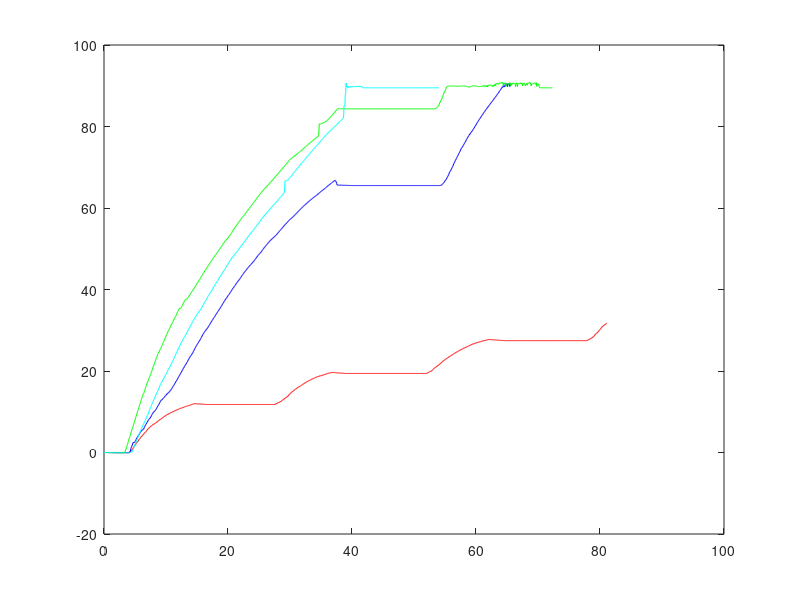

MATLAB code to generate this figure:
% load TSC10D.txt;
% x = TSC10D(:,1);
% y = TSC10D(:,2);
% plot(x,y)
% hold on
% load TSC10S.txt;
% x2 = TSC10S(:,1);
% y2 = TSC10S(:,2);
% plot(x2,y2)
% 
% load TSC10Up.txt;
% x3 = TSC10Up(:,1);
% y3 = TSC10Up(:,2);
% plot(x3,y3)
% 
% 
% % load Straight4.txt;
% % x4 = Straight4(:,1);
% % y4 = Straight4(:,2);
% % plot(x4,y4)
% % 
% % load Straight5.txt;
% % x5 = Straight5(:,1);
% % y5 = Straight5(:,2);
% % plot(x5,y5)
% line([11 30] , [0 0]);
% hold off
% load OrientationCont2.txt;
% x = OrientationCont2(:,1);
% y = OrientationCont2(:,2);
% z = OrientationCont2(:,3);
% plot(x,y)
% hold on
% plot (x,z)
% 
% load OrientationCont3.txt;
% x2 = OrientationCont3(:,1);
% y2 = OrientationCont3(:,2);
% z2 = OrientationCont3(:,3);
% plot(x2,y2)
% 
% plot (x2,z2)
% load OrientationCont4.txt;
% x3 = OrientationCont4(:,1);
% y3 = OrientationCont4(:,2);
% z3 = OrientationCont4(:,3);
% plot(x3,y3)
% 
% plot (x3,z3)
% hold off


load PivotFull.txt;
x3 = PivotFull(:,1);
y3 = PivotFull(:,2);
plot(x3,y3, 'color', 'red')
hold on
load PivotHalf.txt;
x2 = PivotHalf(:,1);
y2 = PivotHalf(:,2);
plot(x2,y2, 'color', 'blue')



load PivotQuart.txt;
x = PivotQuart(:,1);
y = PivotQuart(:,2);

plot(x,y, 'color','green')







load PivotZero.txt;
x4 = PivotZero(:,1);
y4 = PivotZero(:,2);

plot(x4,y4, 'color', 'cyan')
hold off


% load StraightNew15C11.txt;
% x4 = StraightNew15C11(:,1);
% y4 = StraightNew15C11(:,2)* 180/ pi;
% plot(x4,y4)
% hold on
% line([11 35] , [0 0]);
% 
% load StraightNewN15C11.txt;
% x5 = StraightNewN15C11(:,1);
% y5 = StraightNewN15C11(:,2)* 180/ pi;
% plot(x5,y5)
% 
% load TSC10S.txt;
% x2 = TSC10S(:,1);
% y2 = TSC10S(:,2)* 180 / pi;
% plot(x2,y2)
% hold off